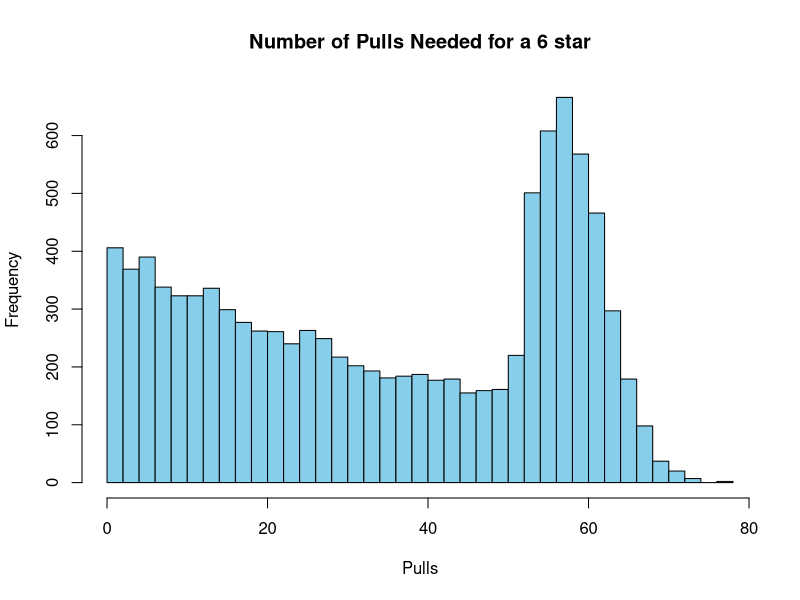

The R source for this figure: (Note: this script raises an error after producing the figure.)
## ---- chunk 1
knitr::opts_chunk$set(echo = TRUE)

packages <- c("tidyverse", "latex2exp")
lapply(packages, require, character.only = T)
## ---- chunk 2
# Simulate pulls needed for N 6-star characters under Arknights pity mechanics
simulate_6stars <- function(N) {
  pulls_needed <- numeric(N)  # A vector to store pulls needed for each 6-star
  
  for (i in seq_len(N)) {
    pity_counter <- 0  # Number of pulls since last 6-star
    
    while (TRUE) {
      # Determine probability of 6-star on this pull
      if (pity_counter < 50) {
        prob_6star <- 0.02
      } else {
        # After 50 pulls, rate increases by 2% per pull
        prob_6star <- 0.02 + 0.02 * (pity_counter - 50)
      }
      
      # Simulate Bernoulli trial using runif()
      # If runif(1) < probability, it means we got a 6-star
      if (runif(1) < prob_6star) {
        pity_counter <- pity_counter + 1
        pulls_needed[i] <- pity_counter
        # Reset pity and stop this loop since we got a 6-star
        break
      } else {
        pity_counter <- pity_counter + 1
      }
    }
  }
  return(pulls_needed)
}

# Example usage:
seed <- 123
set.seed(seed)
results <- simulate_6stars(N = 10000)

# Look at the distribution:
summary(results)
hist(results, breaks = 50, main = "Number of Pulls Needed for a 6 star",
     xlab = "Pulls", col = "skyblue")
## ---- chunk 3
write.table(results, "vector.txt", row.names = FALSE, col.names = FALSE)
## ---- chunk 4
simulate_standard_pity <- function(x) {
  # x: a numeric vector from simulate_6stars, where x[i] = pulls until the i-th 6★ in that simulation

  # We'll store how many cumulative pulls have happened when each 6★ arrives
  pulls_needed <- numeric(length(x))

  # Track overall progress
  total_pulls <- 0
  
  # Track whether you've obtained each of the rate-up 6★s
  gotA <- FALSE
  gotB <- FALSE
  
  # Track whether the pity thresholds (150 and 300) have been used
  pity150_used <- FALSE
  pity300_used <- FALSE

  for (i in seq_along(x)) {
    # Add the pulls needed to reach this i-th 6★
    total_pulls <- total_pulls + x[i]
    
    # 1) Check if we can apply the 300-pull pity rule
    #    "If cumulated pulls >= 300 and we have exactly one rate-up, 
    #     the next 6★ must be the other one"
    if (!pity300_used && total_pulls >= 300 && xor(gotA, gotB)) {
      # If we have exactly one rate-up, force the other
      if (gotA) {
        gotB <- TRUE
      } else {
        gotA <- TRUE
      }
      pity300_used <- TRUE
    
    # 2) Else check if we can apply the 150-pull pity rule
    #    "If cumulated pulls >= 150, the next 6★ must be one of the two rate-ups
    #     with 50% chance each"
    } else if (!pity150_used && total_pulls >= 150 && (!gotA || !gotB)) {
      if (runif(1) < 0.5) {
        gotA <- TRUE
      } else {
        gotB <- TRUE
      }
      pity150_used <- TRUE
    
    # 3) Otherwise, use the regular distribution
    #    25% for each rate-up (total 50%), 50% off-rate
    } else {
      r <- runif(1)
      if (r < 0.25) {
        gotA <- TRUE
      } else if (r < 0.50) {
        gotB <- TRUE
      } 
      # else: it's a non-rate-up 6★, so do nothing
    }

    # Record how many pulls had happened when we got this 6★
    pulls_needed[i] = total_pulls
  }
  
  return(pulls_needed)
}

# Example usage
seed <- 123
set.seed(seed)
results_standard <- simulate_standard(results)

# Look at the distribution:
summary(results_standard)
hist(results_standard, main = "Number of Pulls Needed for a 6 star",
     xlab = "Pulls", col = "skyblue")
## ---- chunk 5
summary(cars)
## ---- chunk 6
plot(pressure)
